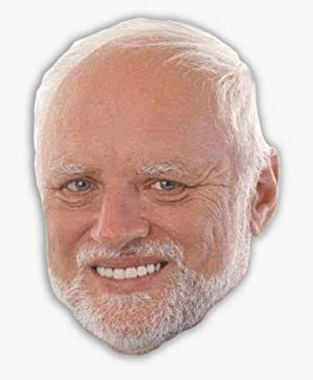
%> input picture Session 5/Nono Test/image2.png, 313 x 380 px
$ octave im2nono.m   (GNU Octave 9; MATLAB toolbox functions it lacks are replaced by stand-ins)
%> lines starting %> are read from the running program, lines starting %| are printed output that depends on the picture; in (x1, y1, x2, y2) boxes, pixels count from 0 and x2, y2 are one past the last pixel; in counts of white or black regions, pixels touching at a corner belong together; the program's own positions count from 1
clc; clear; close all
format compact

I = imread('image2.png');
%> I is the input picture: size 380x313x3 uint8; mean R, G, B 216.1, 194.2, 186.6
I = rgb2gray(I);
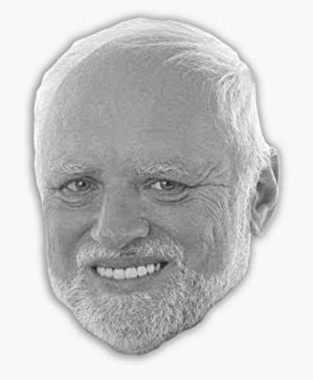
%> I: size 380x313 uint8; min 25, max 255, mean 200
max(max(I))
%> ans = 255

value = 140;
I(I < value) = 0;
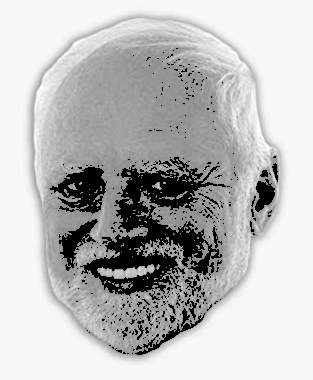
%> I: size 380x313 uint8; 10.32% of pixels changed, all inside (x1, y1, x2, y2) = (50, 48, 278, 355)
I(I >= value) = 255;
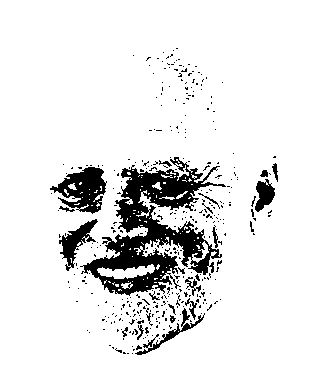
%> I: size 380x313 uint8; 89.7% white; 371 black regions (349 under 20 px), largest, box (x1, y1, x2, y2) and area: (80, 157, 226, 296) 7402, (50, 167, 107, 214) 1422, (59, 219, 98, 271) 701


I(I == 255) = 1;
I = randi([0, 1], 50, 50);
imshow(I)
axis off

nono2D(~I)

function nono2D(M)
    [H, W] = size(M);

    fprintf("Section 1\n")
    for i = 1:H
         disp(nono(M(i, :)))
    end

    fprintf("Section 2\n")
    for i = 1:W
        disp(nono(M(:, i)))
    end
end

function merged_s = nono(a)
    s = 0;
    sec = 0;
    N = length(a);

    merged_s = zeros(1, round(N/2));
    merg_count = 1;

    %fprintf("i, a, s, sec\n")

    for i = 1:N
        if (a(i) == 1) && (sec == 0) && (i ~= N)
            s = 1;
            sec = 1;
        elseif (a(i) == 1) && (sec == 1) && (i ~= N)
            s = s + 1;
        elseif (a(i) == 0) && (sec == 1)
            merged_s(merg_count) = s;
            merg_count = merg_count + 1;
            s = 0;
            sec = 0;
        elseif (a(i) == 1) && (i == N)
            s = s + 1;
            merged_s(merg_count) = s;
            merg_count = merg_count + 1;
            sec = 0;
        else
            s = 0;
            sec = 0;
        end
        %fprintf("%d, %d, %d, %d\n", [i, a(i), s, sec])
    end

    merged_s(merged_s == 0)= [];
    %merged_s(end) = s;
end

$ run again, with Session 5/Nono Test/image.png copied over Session 5/Nono Test/image2.png
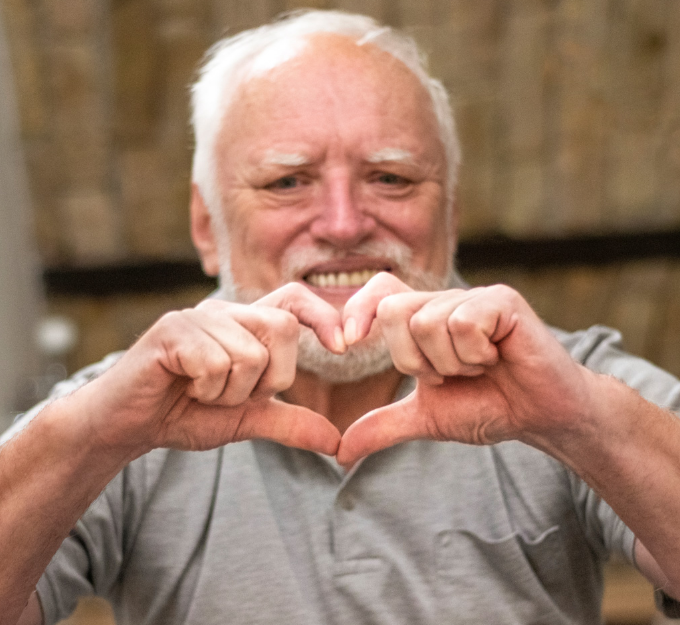
%> input picture Session 5/Nono Test/image.png, 680 x 625 px
%> I is the input picture: size 625x680x3 uint8; mean R, G, B 152.9, 121.5, 103.3
%> `I = rgb2gray(I);`:
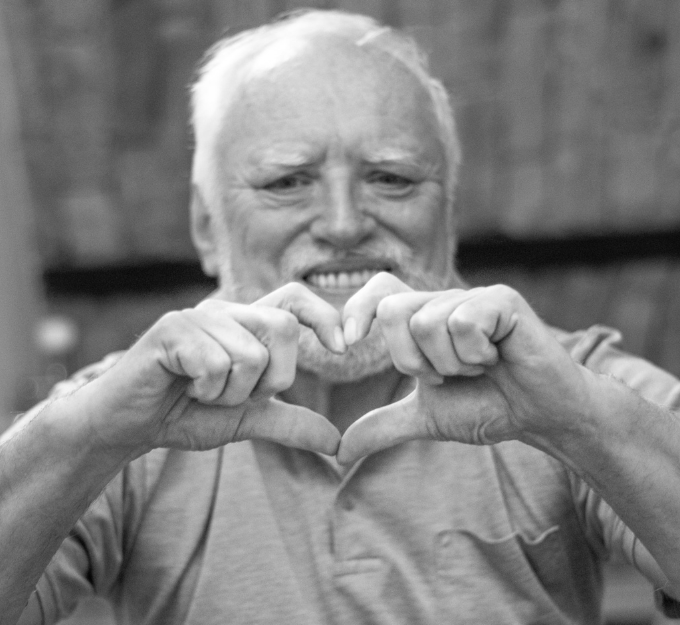
%> I: size 625x680 uint8; min 4, max 255, mean 128.8
%> ans = 255
%> `I(I >= value) = 255;`:
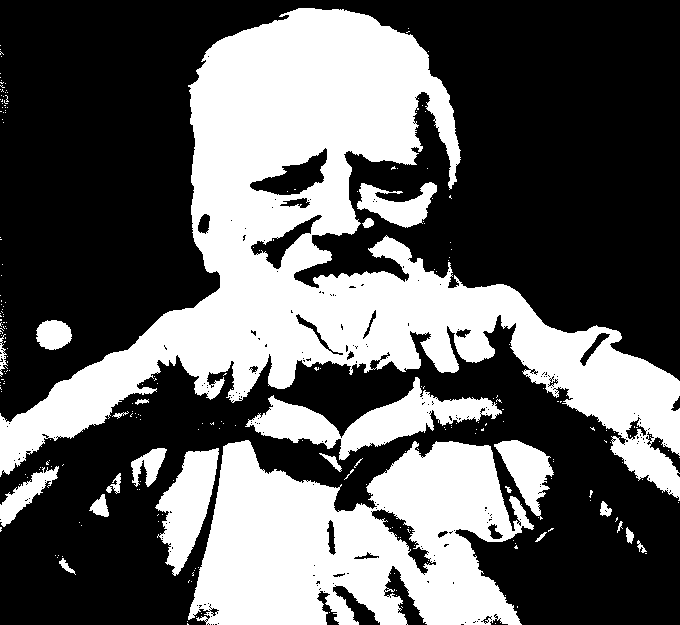
%> I: size 625x680 uint8; 38.3% white; 256 white regions (232 under 20 px), largest, box (x1, y1, x2, y2) and area: (0, 8, 680, 501) 99337, (188, 440, 534, 625) 43346, (245, 377, 502, 460) 7148
